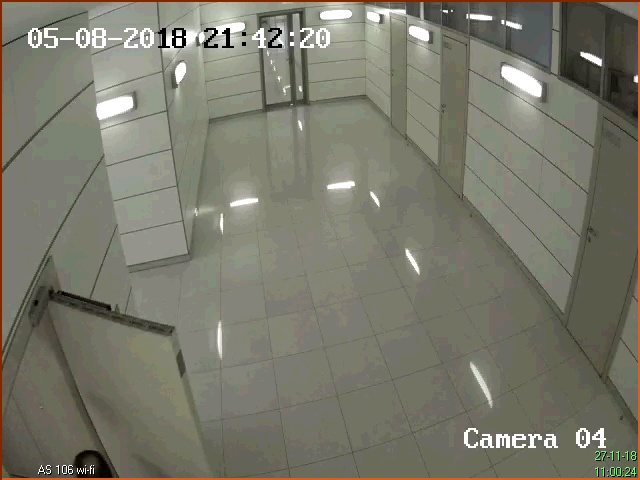
#> input picture test_frame.jpg, 640 x 480 px
$ python test_ocv_undist.py
#> lines starting #> are read from the running program, lines starting #| are printed output that depends on the picture
from __future__ import print_function
import numpy as np
import cv2
from common import splitfn
import os

if __name__ == '__main__':
    import sys
    import getopt
    from glob import glob

    square_size = 2.0

    pattern_size = (6, 4)
    pattern_points = np.zeros((np.prod(pattern_size), 3), np.float32)
    pattern_points[:, :2] = np.indices(pattern_size).T.reshape(-1, 2)
    pattern_points *= square_size

    obj_points = []
    img_points = []

    fn = 'test_frame.jpg'
    img = cv2.imread(fn, 0)
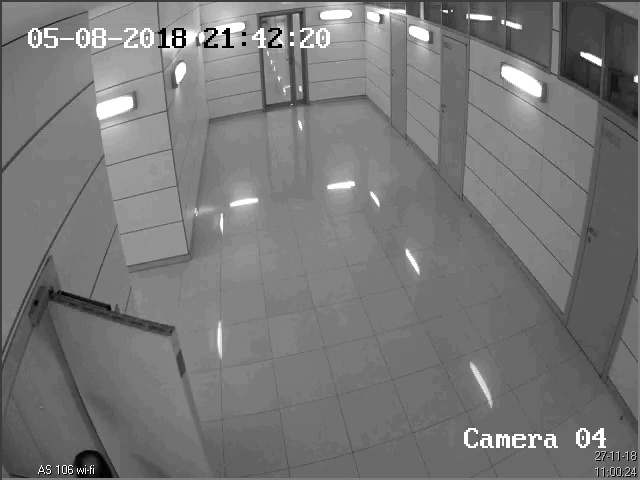
#> img: shape (480, 640); min 0, max 255, mean 119.4

    h, w = img.shape[:2]
#> h = 480; w = 640
    refPt = []
    # helps to find out where to make next point
    st_model = "\n - - - \n - - - \n - - - \n - - - \n"
    # get coordinates of mouse cursor after clicking
    def get_coords(event, x, y, flags, param):
        # grab references to the global variables
        global refPt, img, st_model

        if event == cv2.EVENT_LBUTTONDOWN:
            refPt.append([x, y])
            cv2.rectangle(copy_img, (x-2, y-2), (x + 2, y + 2), 255, 3)
            # lighting next point
            st_model = st_model.replace(" ", "*", 1)
            print(st_model)

    copy_img = np.copy(img)
    cv2.namedWindow("img", cv2.WINDOW_NORMAL)
    cv2.setMouseCallback("img", get_coords)
    # beginning process of choosing points on img
    # lighting first point
    st_model = st_model.replace(" ", "*", 1)
    print(st_model)
    while True:
        cv2.imshow("img", copy_img)
        if cv2.waitKey(1) & 0xFF == ord('q'):
#> (key q is pressed here)
            break

    if len(refPt) != 24:
#> (the run stopped early here; a loop or call above may not have finished)
